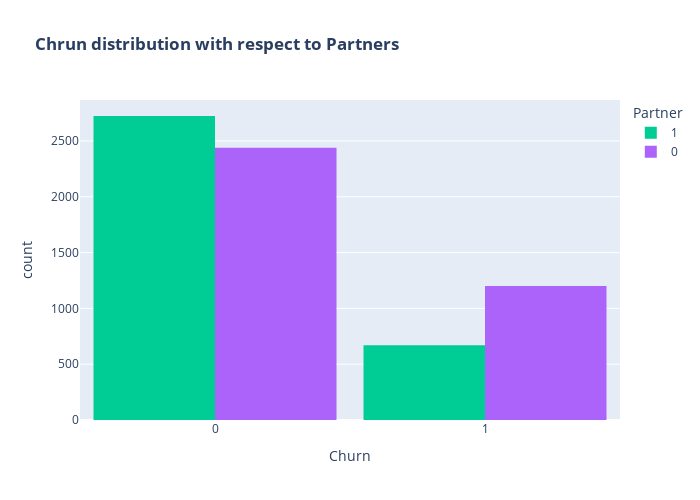

This figure's notebook cell:
### Code cell
color_map = {"Yes": '#FFA15A', "No": '#00CC96'}
fig = px.histogram(dataset, x="Churn", color="Partner", barmode="group", title="<b>Chrun distribution with respect to Partners</b>", color_discrete_map=color_map)
fig.update_layout(width=700, height=500, bargap=0.1)
fig.show()

### Figure 1 — Plotly figure (JSON) as saved in the notebook; plotly's stock layout.template omitted (floating-point values rounded to 4 significant figures; data arrays with more than 128 entries replaced by an {"elided": "..."} marker saying what was removed)
{"data": [{"alignmentgroup": "True", "bingroup": "x", "hovertemplate": "Partner=1<br>Churn=%{x}<br>count=%{y}<extra></extra>", "legendgroup": "1", "marker": {"color": "#00cc96", "pattern": {"shape": ""}}, "name": "1", "offsetgroup": "1", "orientation": "v", "showlegend": true, "type": "histogram", "x": {"elided": "3393 int values"}, "xaxis": "x", "yaxis": "y"}, {"alignmentgroup": "True", "bingroup": "x", "hovertemplate": "Partner=0<br>Churn=%{x}<br>count=%{y}<extra></extra>", "legendgroup": "0", "marker": {"color": "#ab63fa", "pattern": {"shape": ""}}, "name": "0", "offsetgroup": "0", "orientation": "v", "showlegend": true, "type": "histogram", "x": {"elided": "3639 int values"}, "xaxis": "x", "yaxis": "y"}], "layout": {"bargap": 0.1, "barmode": "group", "height": 500, "legend": {"title": {"text": "Partner"}, "tracegroupgap": 0}, "title": {"text": "<b>Chrun distribution with respect to Partners</b>"}, "width": 700, "xaxis": {"anchor": "y", "autorange": true, "domain": [0, 1], "range": [-0.5, 1.5], "title": {"text": "Churn"}, "type": "linear"}, "yaxis": {"anchor": "x", "autorange": true, "domain": [0, 1], "range": [0, 2867.0], "title": {"text": "count"}}}}
